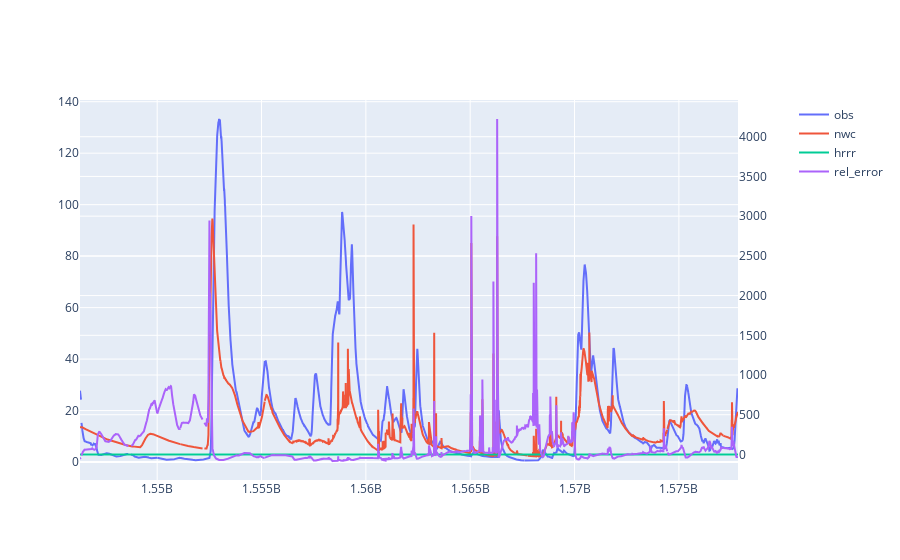

Write notebook code for a chart like this one.
### Code cell
fig = make_subplots(specs=[[{"secondary_y": True}]])

flow = self.nwc_forecast[2019]['flow'][idx_nwc, 0,:].data[0]/100
flow[flow<0] = ma.masked

fig.add_trace(
    go.Scatter(x = self.nwc_forecast[2019]['issue_time'],
              y = self.flow_o,name = 'obs')
)

fig.add_trace(
    go.Scatter(x = self.nwc_forecast[2019]['issue_time'],
              y = self.flow_nwc_a, name = 'nwc')
)
fig.add_trace(
    go.Scatter(x = self.nwc_forecast[2019]['issue_time'],
              y = rain, name = 'hrrr'),
    secondary_y=True
)

fig.add_trace(
    go.Scatter(x = self.nwc_forecast[2019]['issue_time'],
              y = self.rel_error_nwc_a, name = 'rel_error'),
    secondary_y=True
)


fig.show()

### Figure 1 — Plotly figure (JSON) as saved in the notebook; plotly's stock layout.template omitted (floating-point values rounded to 4 significant figures; data arrays with more than 128 entries replaced by an {"elided": "..."} marker saying what was removed)
{"data": [{"name": "obs", "type": "scatter", "x": {"elided": "8760 int values"}, "y": {"elided": "8760 float values"}}, {"name": "nwc", "type": "scatter", "x": {"elided": "8760 int values"}, "y": {"elided": "8760 float values"}}, {"name": "hrrr", "type": "scatter", "x": {"elided": "8760 int values"}, "xaxis": "x", "y": {"elided": "8760 float values"}, "yaxis": "y2"}, {"name": "rel_error", "type": "scatter", "x": {"elided": "8760 int values"}, "xaxis": "x", "y": {"elided": "8760 float values"}, "yaxis": "y2"}], "layout": {"xaxis": {"anchor": "y", "domain": [0, 0.94]}, "yaxis": {"anchor": "x", "domain": [0, 1]}, "yaxis2": {"anchor": "x", "overlaying": "y", "side": "right"}}}
